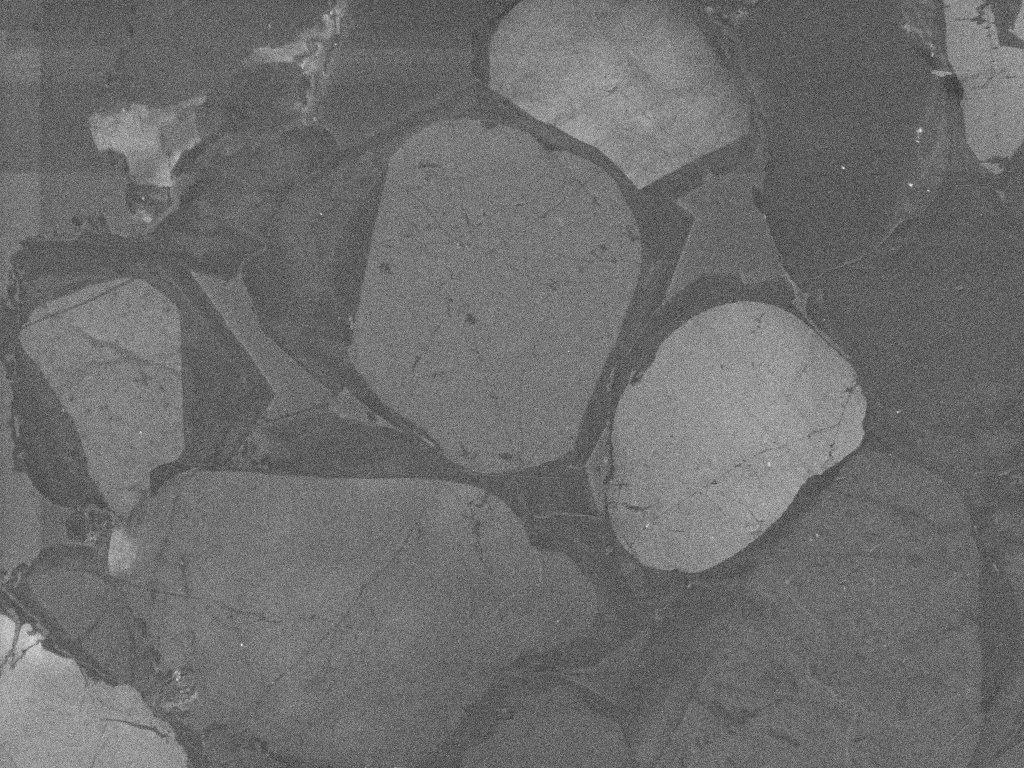
#> input picture model/cl_train/Image6_24_1.tif, 1024 x 768 px, given in place of cl_train, which was not available
$ python data_training.py   (older library calls are emulated)
#> lines starting #> are read from the running program, lines starting #| are printed output that depends on the picture; pictures that were not available may be replaced by others from this repository, and a replacement may not be noted

#!/usr/bin/env python
__author__ = "Sreenivas Bhattiprolu"
__license__ = "Feel free to copy, I appreciate if you acknowledge Python for Microscopists"


# https://youtu.be/sD2xL36Xdu0

"""
Feature based segmentation using Random Forest
Demonstration using multiple training images

STEP 1: READ TRAINING IMAGES AND EXTRACT FEATURES

STEP 2: READ LABELED IMAGES (MASKS) AND CREATE ANOTHER DATAFRAME

STEP 3: GET DATA READY FOR RANDOM FOREST (or other classifier)

STEP 4: DEFINE THE CLASSIFIER AND FIT THE MODEL USING TRAINING DATA

STEP 5: CHECK ACCURACY OF THE MODEL

STEP 6: SAVE MODEL FOR FUTURE USE

STEP 7: MAKE PREDICTION ON NEW IMAGES

"""


import numpy as np
import cv2
import pandas as pd
import pickle
from matplotlib import pyplot as plt
import os
from natsort import index_natsorted

####################################################################
## STEP 1:   READ TRAINING IMAGES AND EXTRACT FEATURES
################################################################
image_dataset = pd.DataFrame()  #Dataframe to capture image features

img_path = "model/"
for image in os.listdir(img_path):  #iterate through each file
    print(image)

    df = pd.DataFrame()  #Temporary data frame to capture information for each loop.
    #Reset dataframe to blank after each loop.

    input_img = cv2.imread(img_path + image)  #Read images
#> input_img is the input picture: shape (768, 1024, 3); min 41, max 238, mean 109.6
    # input_img = cv2.cvtColor(input_img,cv2.COLOR_BGR2RGB)

    #Check if the input image is RGB or grey and convert to grey if RGB
    if input_img.ndim == 3 and input_img.shape[-1] == 3:
        img = cv2.cvtColor(input_img,cv2.COLOR_BGR2GRAY)
    elif input_img.ndim == 2:
        img = input_img
    else:
        raise Exception("The module works only with grayscale and RGB images!")

################################################################
#START ADDING DATA TO THE DATAFRAME


    #Add pixel values to the data frame
    pixel_values = img.reshape(-1)
    df['Pixel_Value'] = pixel_values   #Pixel value itself as a feature
    df['file_name'] = image   #Capture image name as we read multiple images


############################################################################
        #Generate Gabor features
    num = 1  #To count numbers up in order to give Gabor features a lable in the data frame
    kernels = []
    for theta in range(2):   #Define number of thetas
        theta = theta / 4. * np.pi
        for sigma in (1, 3):  #Sigma with 1 and 3
            for lamda in np.arange(0, np.pi, np.pi / 4):   #Range of wavelengths
                for gamma in (0.05, 0.5):   #Gamma values of 0.05 and 0.5


                    gabor_label = 'Gabor' + str(num)  #Label Gabor columns as Gabor1, Gabor2, etc.
    #                print(gabor_label)
                    ksize=9
                    kernel = cv2.getGaborKernel((ksize, ksize), sigma, theta, lamda, gamma, 0, ktype=cv2.CV_32F)
                    kernels.append(kernel)
                    #Now filter the image and add values to a new column
                    fimg = cv2.filter2D(img, cv2.CV_8UC3, kernel)
                    filtered_img = fimg.reshape(-1)
                    df[gabor_label] = filtered_img  #Labels columns as Gabor1, Gabor2, etc.
                    # print(gabor_label, ': theta=', theta, ': sigma=', sigma, ': lamda=', lamda, ': gamma=', gamma)
                    num += 1  #Increment for gabor column label
#> after the loop, kernels = 32 items; num = 33


########################################
#Gerate OTHER FEATURES and add them to the data frame

    #CANNY EDGE
    edges = cv2.Canny(img, 100,200)   #Image, min and max values
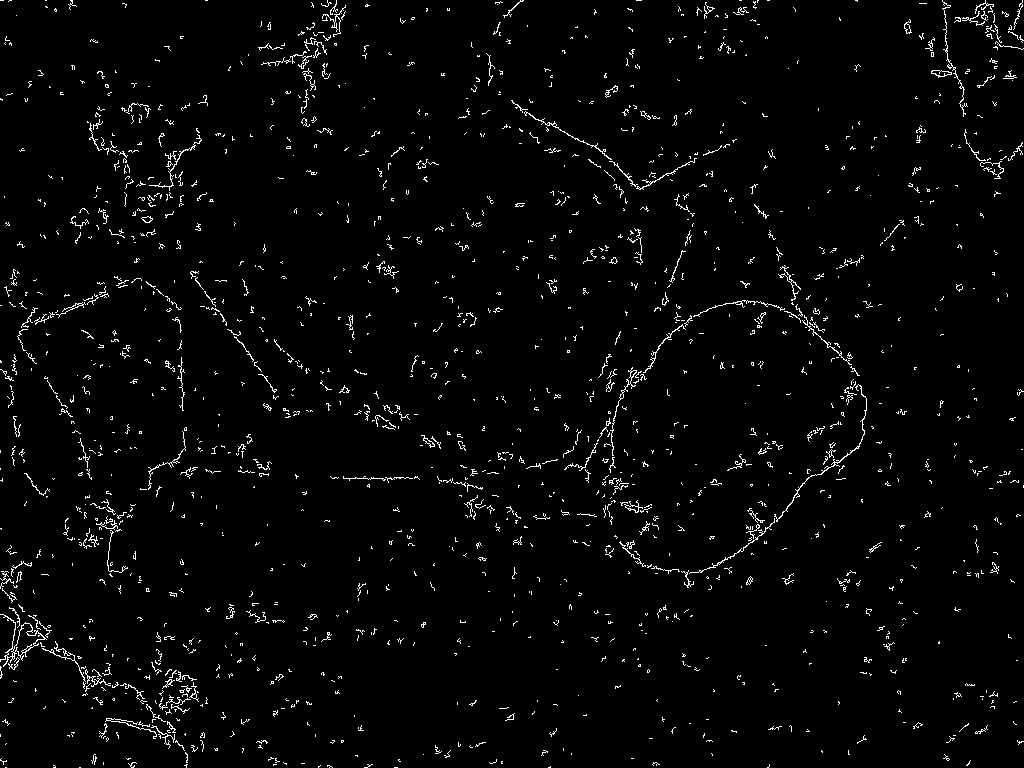
#> edges: shape (768, 1024); 2.5% white in thin lines or dots
    edges1 = edges.reshape(-1)
    df['Canny Edge'] = edges1 #Add column to original dataframe

    from skimage.filters import roberts, sobel, scharr, prewitt

    #ROBERTS EDGE
    edge_roberts = roberts(img)
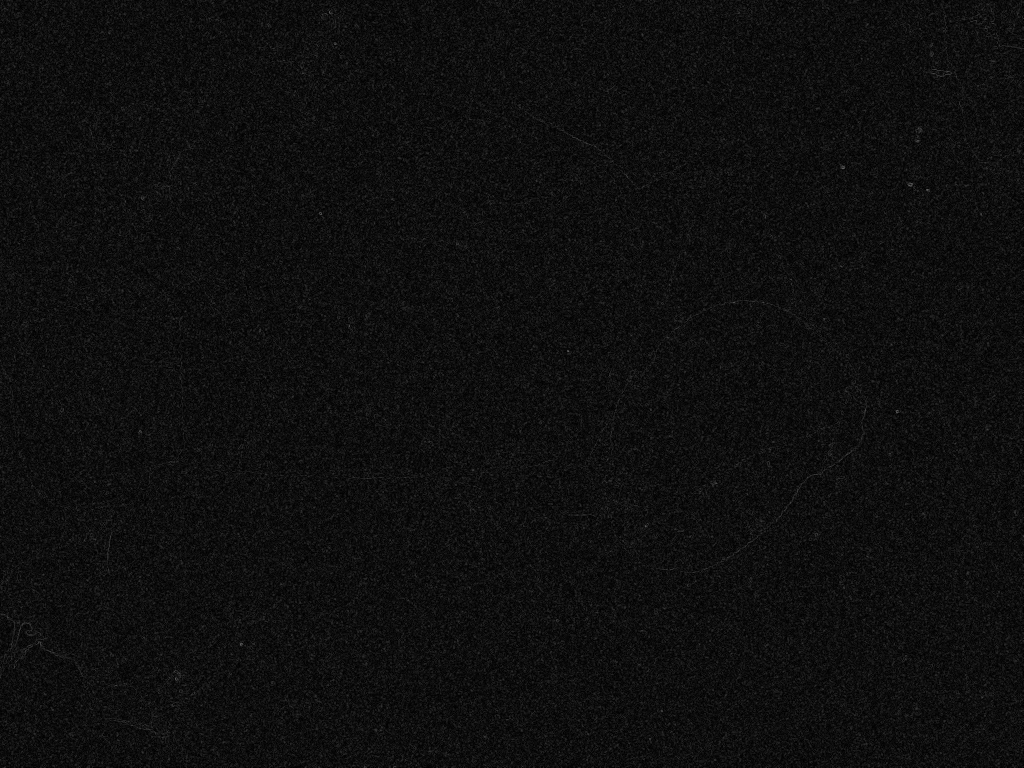
#> edge_roberts: shape (768, 1024) float64; min 0, max 0.372, mean 0.0589
    edge_roberts1 = edge_roberts.reshape(-1)
    df['Roberts'] = edge_roberts1

    #SOBEL
    edge_sobel = sobel(img)
    edge_sobel1 = edge_sobel.reshape(-1)
    df['Sobel'] = edge_sobel1

    #SCHARR
    edge_scharr = scharr(img)
    edge_scharr1 = edge_scharr.reshape(-1)
    df['Scharr'] = edge_scharr1

    #PREWITT
    edge_prewitt = prewitt(img)
    edge_prewitt1 = edge_prewitt.reshape(-1)
    df['Prewitt'] = edge_prewitt1

    #GAUSSIAN with sigma=3
    from scipy import ndimage as nd
    gaussian_img = nd.gaussian_filter(img, sigma=3)
    gaussian_img1 = gaussian_img.reshape(-1)
    df['Gaussian s3'] = gaussian_img1

    #GAUSSIAN with sigma=7
    gaussian_img2 = nd.gaussian_filter(img, sigma=7)
    gaussian_img3 = gaussian_img2.reshape(-1)
    df['Gaussian s7'] = gaussian_img3

    #MEDIAN with sigma=3
    median_img = nd.median_filter(img, size=3)
    median_img1 = median_img.reshape(-1)
    df['Median s3'] = median_img1

    #VARIANCE with size=3
    variance_img = nd.generic_filter(img, np.var, size=3)
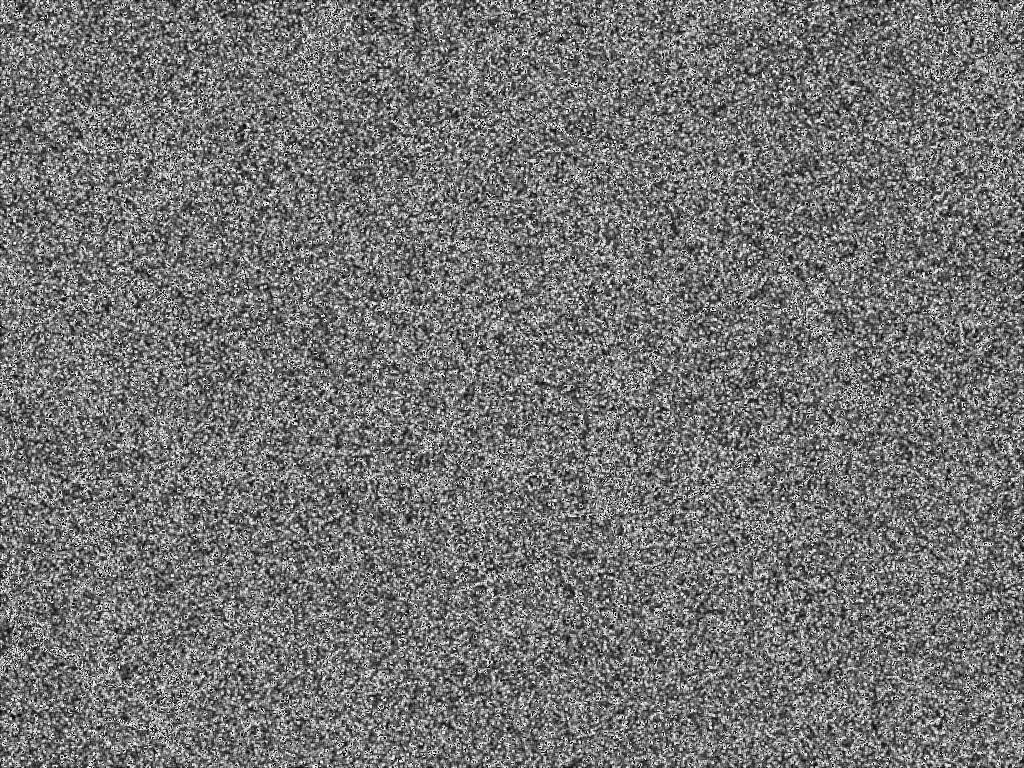
#> variance_img: shape (768, 1024); min 0, max 255, mean 115.6
    variance_img1 = variance_img.reshape(-1)
    df['Variance s3'] = variance_img1  #Add column to original dataframe

    # # extract xy coord
    yx_coords = np.column_stack(np.where(img >= 0))
#> yx_coords = 786432 pairs, first value 0 to 767, second value 0 to 1023
    yx_df = pd.DataFrame(yx_coords, columns =["y", "x"])
#> yx_df = table of 786432 rows and 2 columns

    df2 = df.join(yx_df)

######################################
#Update dataframe for images to include details for each image in the loop
#> (the run stopped early here; a loop or call above may not have finished)

$ run again, on model/test_data/Image7_16_1.tif
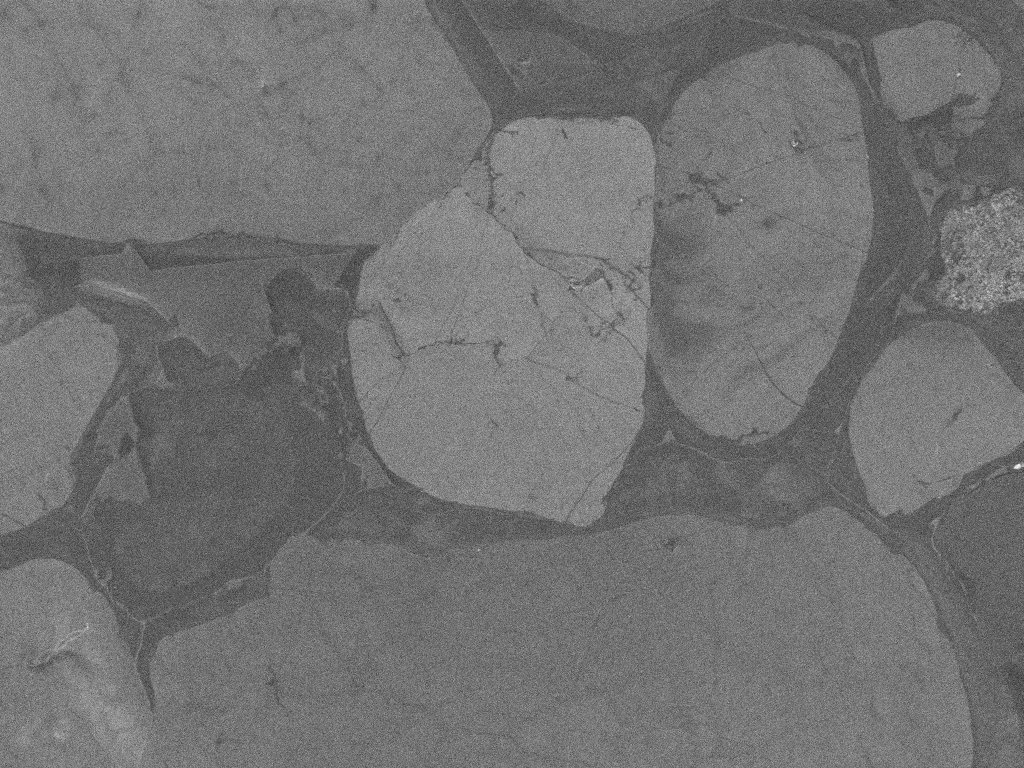
#> input picture model/test_data/Image7_16_1.tif, 1024 x 768 px, given in place of cl_train, which was not available
#> input_img is the input picture: shape (768, 1024, 3); min 44, max 245, mean 114.6
#> after the loop `for theta in range(2):`: kernels = 32 items; num = 33
#> `edges = cv2.Canny(img, 100,200)`:
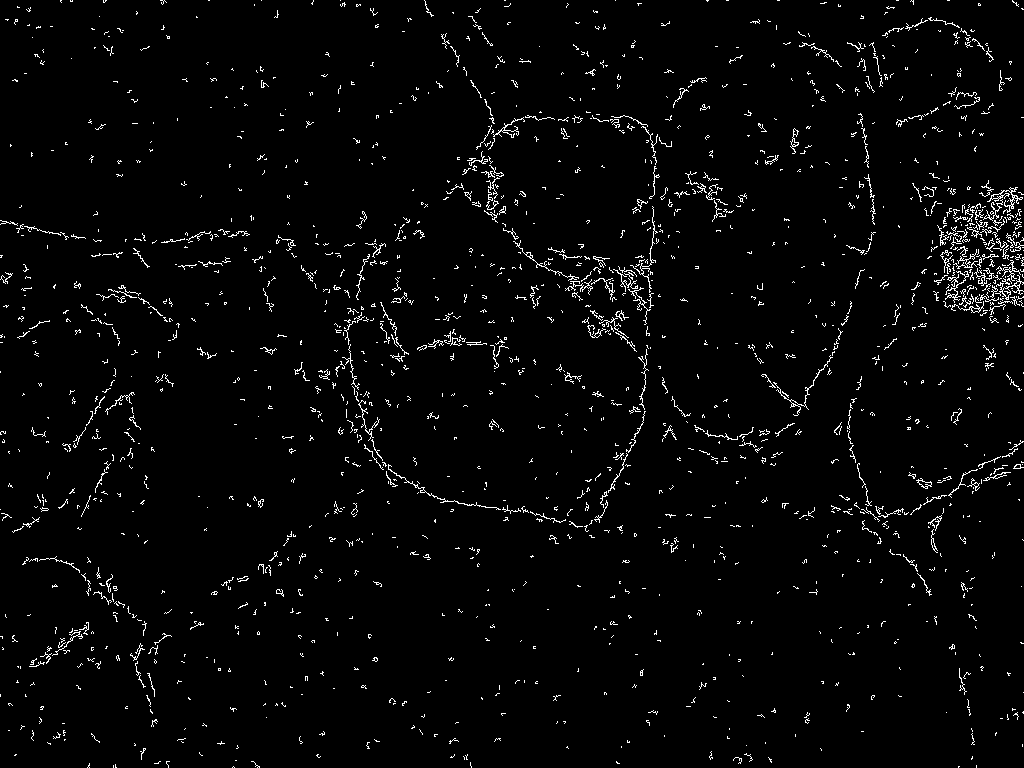
#> edges: shape (768, 1024); 2.7% white in thin lines or dots
#> `variance_img = nd.generic_filter(img, np.var, size=3)`:
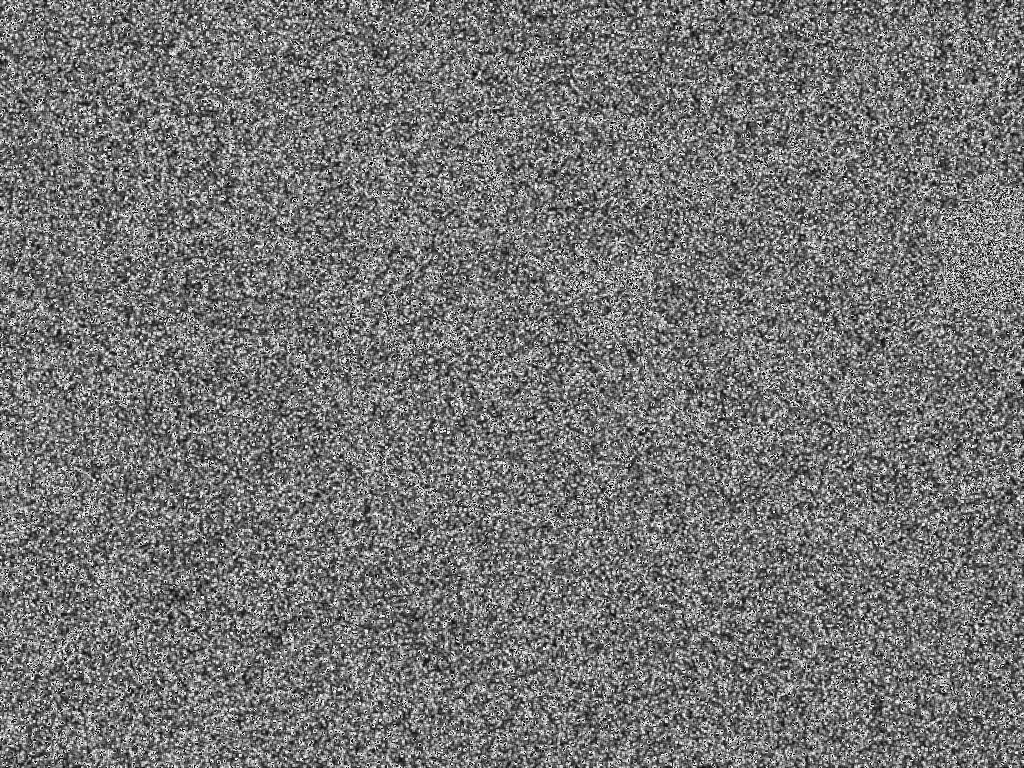
#> variance_img: shape (768, 1024); min 0, max 255, mean 116.3
#> yx_coords = 786432 pairs, first value 0 to 767, second value 0 to 1023
#> yx_df = table of 786432 rows and 2 columns
